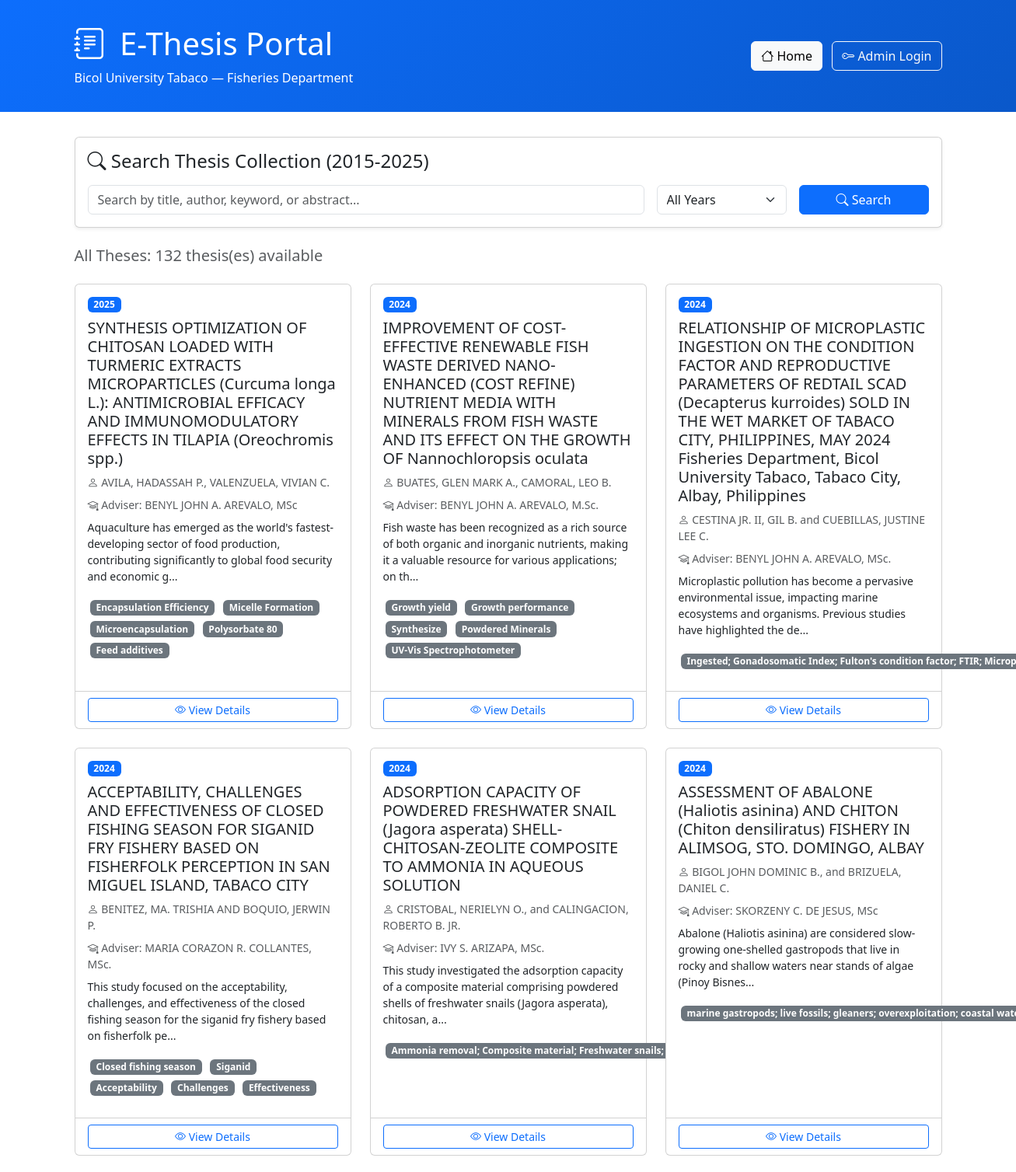
The page / (upper part) on the database its author committed.
### tables this page shows
CREATE TABLE theses (
        id INTEGER PRIMARY KEY AUTOINCREMENT,
        title TEXT NOT NULL,
        authors TEXT NOT NULL,
        year INTEGER NOT NULL,
        adviser TEXT NOT NULL,
        abstract TEXT NOT NULL,
        keywords TEXT NOT NULL,
        pdf_filename TEXT,
        created_at TIMESTAMP DEFAULT CURRENT_TIMESTAMP
    );

### main.py (the view)
@app.route('/')
def home():
    search_query = request.args.get('search', '')
    year_filter = request.args.get('year', '')
    conn = sqlite3.connect('thesis_portal.db')
    c = conn.cursor()
    if search_query or year_filter:
        query = """SELECT * FROM theses WHERE
                   (title LIKE ? OR authors LIKE ? OR keywords LIKE ? OR abstract LIKE ?)"""
        params = [f'%{search_query}%'] * 4
        if year_filter:
            query += " AND year = ?"
            params.append(year_filter)
        query += " ORDER BY year DESC, title ASC"
        c.execute(query, params)
    else:
        c.execute("SELECT * FROM theses ORDER BY year DESC, title ASC")
    theses = c.fetchall()
    c.execute("SELECT DISTINCT year FROM theses ORDER BY year DESC")
    available_years = [row[0] for row in c.fetchall()]
    conn.close()
    return render_template('home.html', theses=theses, search_query=search_query,
                           year_filter=year_filter, available_years=available_years)

### templates/home.html (shortened to what this page needs)
{% extends "base.html" %}
{% block content %}
<div class="row mb-4">
    <div class="col-12">
        <div class="card shadow-sm">
            <div class="card-body">
                <h4 class="card-title mb-3">
                    <i class="bi bi-search"></i> Search Thesis Collection (2015-2025)
                </h4>
                <form method="GET" action="{{ url_for('home') }}" class="row g-3">
                    <div class="col-md-8">
                        <input type="text"
                               class="form-control"
                               name="search"
                               placeholder="Search by title, author, keyword, or abstract..."
                               value="{{ search_query }}">
                    </div>
                    <div class="col-md-2">
                        <select class="form-select" name="year">
                            <option value="">All Years</option>
                        </select>
                    </div>
                    <div class="col-md-2">
                        <button type="submit" class="btn btn-primary w-100">
                            <i class="bi bi-search"></i> Search
                        </button>
                    </div>
                </form>
            </div>
        </div>
    </div>
</div>
<div class="row mb-3">
    <div class="col-12">
        <h5 class="text-muted">
            {% if search_query or year_filter %}
                Search Results: {{ theses|length }} thesis(es) found
            {% else %}
                All Theses: {{ theses|length }} thesis(es) available
            {% endif %}
        </h5>
    </div>
</div>
{% if theses %}
    <div class="row row-cols-1 row-cols-md-2 row-cols-lg-3 g-4">
        {% for thesis in theses %}
        <div class="col">
            <div class="card thesis-card h-100">
                <div class="card-body">
                    <div class="d-flex justify-content-between align-items-start mb-2">
                        <span class="badge bg-primary">{{ thesis[3] }}</span>
                    </div>
                    <h5 class="card-title">{{ thesis[1] }}</h5>
                    <p class="card-text text-muted small mb-2">
                        <i class="bi bi-person"></i> {{ thesis[2] }}
                    </p>
                    <p class="card-text text-muted small mb-2">
                        <i class="bi bi-mortarboard"></i> Adviser: {{ thesis[4] }}
                    </p>
                    <p class="card-text small">
                        {{ thesis[5][:150] }}{% if thesis[5]|length > 150 %}...{% endif %}
                    </p>
                    <div class="mb-2">
                        {% for keyword in thesis[6].split(',') %}
                            <span class="badge bg-secondary keyword-badge">{{ keyword.strip() }}</span>
                        {% endfor %}
                    </div>
                </div>
                <div class="card-footer bg-transparent">
                    <a href="{{ url_for('view_thesis', thesis_id=thesis[0]) }}" class="btn btn-outline-primary btn-sm w-100">
                        <i class="bi bi-eye"></i> View Details
                    </a>
                </div>
            </div>
        </div>
        {% endfor %}
    </div>
{% else %}
    <div class="alert alert-info text-center" role="alert">
        <i class="bi bi-info-circle me-2"></i>
        No theses found. {% if search_query or year_filter %}Try adjusting your search criteria.{% else %}The database is empty.{% endif %}
    </div>
{% endif %}
{% endblock %}

### templates/base.html (shortened to what this page needs)
<!DOCTYPE html>
<html lang="en">
<head>
    <link href="https://cdn.jsdelivr.net/npm/bootstrap@5.3.0/dist/css/bootstrap.min.css" rel="stylesheet">
    <link rel="stylesheet" href="https://cdn.jsdelivr.net/npm/bootstrap-icons@1.11.0/font/bootstrap-icons.css">
</head>
<body>
    <div class="header-bg">
        <div class="container">
            <div class="row align-items-center">
                <div class="col-md-8">
                    <h1 class="mb-0">
                        <i class="bi bi-journal-text me-2"></i>
                        E-Thesis Portal
                    </h1>
                    <p class="mb-0 mt-2">Bicol University Tabaco — Fisheries Department</p>
                </div>
                <div class="col-md-4 text-md-end mt-3 mt-md-0">
                    {% if current_user.is_authenticated %}
                        <a href="{{ url_for('dashboard') }}" class="btn btn-light me-2">
                            <i class="bi bi-speedometer2"></i> Dashboard
                        </a>
                        <a href="{{ url_for('logout') }}" class="btn btn-outline-light">
                            <i class="bi bi-box-arrow-right"></i> Logout
                        </a>
                    {% else %}
                        <a href="{{ url_for('home') }}" class="btn btn-light me-2">
                            <i class="bi bi-house"></i> Home
                        </a>
                        <a href="{{ url_for('login') }}" class="btn btn-outline-light">
                            <i class="bi bi-key"></i> Admin Login
                        </a>
                    {% endif %}
                </div>
            </div>
        </div>
    </div>
    <div class="container main-content">
        {% block content %}{% endblock %}
    </div>
</body>
</html>

### templates/base.html (style rules this page uses)
body { display: flex; flex-direction: column; min-height: 100vh; }
.main-content { flex: 1; }
.header-bg { background: linear-gradient(135deg, #0d6efd 0%, #0a58ca 100%); color: white; padding: 2rem 0; margin-bottom: 2rem; }
.thesis-card { transition: transform 0.2s; height: 100%; }
.keyword-badge { margin: 0.2rem; }

### rows shown on the page
theses: year "2025", title "SYNTHESIS OPTIMIZATION OF CHITOSAN LOADED WITH TURMERIC EXTRACTS MICROPARTICLES (Curcuma longa L.): ANTIMICROBIAL EFFICACY AND IMMUNOMODULATORY EFFECTS IN TILAPIA (Oreochromis spp.)", authors "AVILA, HADASSAH P., VALENZUELA, VIVIAN C.", adviser "BENYL JOHN A. AREVALO, MSc", abstract "Aquaculture has emerged as the world's fastest-developing sector of food production, contributing significantly to global food security and economic g", strip "Encapsulation Efficiency" "Micelle Formation" "Microencapsulation" "Polysorbate 80" "Feed additives"
theses: year "2024", title "IMPROVEMENT OF COST-EFFECTIVE RENEWABLE FISH WASTE DERIVED NANO-ENHANCED (COST REFINE) NUTRIENT MEDIA WITH MINERALS FROM FISH WASTE AND ITS EFFECT ON THE GROWTH OF Nannochloropsis oculata", authors "BUATES, GLEN MARK A., CAMORAL, LEO B.", adviser "BENYL JOHN A. AREVALO, M.Sc.", abstract "Fish waste has been recognized as a rich source of both organic and inorganic nutrients, making it a valuable resource for various applications; on th", strip "Growth yield" "Growth performance" "Synthesize" "Powdered Minerals" "UV-Vis Spectrophotometer"
theses: year "2024", title "RELATIONSHIP OF MICROPLASTIC INGESTION ON THE CONDITION FACTOR AND REPRODUCTIVE PARAMETERS OF REDTAIL SCAD (Decapterus kurroides) SOLD IN THE WET MARKET OF TABACO CITY, PHILIPPINES, MAY 2024 Fisheries Department, Bicol University Tabaco, Tabaco City, Albay, Philippines", authors "CESTINA JR. II, GIL B. and CUEBILLAS, JUSTINE LEE C.", adviser "BENYL JOHN A. AREVALO, MSc.", abstract "Microplastic pollution has become a pervasive environmental issue, impacting marine ecosystems and organisms. Previous studies have highlighted the de", strip "Ingested; Gonadosomatic Index; Fulton's condition factor; FTIR;…"
theses: year "2024", title "ACCEPTABILITY, CHALLENGES AND EFFECTIVENESS OF CLOSED FISHING SEASON FOR SIGANID FRY FISHERY BASED ON FISHERFOLK PERCEPTION IN SAN MIGUEL ISLAND, TABACO CITY", authors "BENITEZ, MA. TRISHIA AND BOQUIO, JERWIN P.", adviser "MARIA CORAZON R. COLLANTES, MSc.", abstract "This study focused on the acceptability, challenges, and effectiveness of the closed fishing season for the siganid fry fishery based on fisherfolk pe", strip "Closed fishing season" "Siganid" "Acceptability" "Challenges" "Effectiveness"
theses: year "2024", title "ADSORPTION CAPACITY OF POWDERED FRESHWATER SNAIL (Jagora asperata) SHELL-CHITOSAN-ZEOLITE COMPOSITE TO AMMONIA IN AQUEOUS SOLUTION", authors "CRISTOBAL, NERIELYN O., and CALINGACION, ROBERTO B. JR.", adviser "IVY S. ARIZAPA, MSc.", abstract "This study investigated the adsorption capacity of a composite material comprising powdered shells of freshwater snails (Jagora asperata), chitosan, a", strip "Ammonia removal; Composite material; Freshwater snails; Chitosan; Zeolite nanoparticles"
theses: year "2024", title "ASSESSMENT OF ABALONE (Haliotis asinina) AND CHITON (Chiton densiliratus) FISHERY IN ALIMSOG, STO. DOMINGO, ALBAY", authors "BIGOL JOHN DOMINIC B., and BRIZUELA, DANIEL C.", adviser "SKORZENY C. DE JESUS, MSc", abstract "Abalone (Haliotis asinina) are considered slow-growing one-shelled gastropods that live in rocky and shallow waters near stands of algae (Pinoy Bisnes", strip "marine gastropods; live fossils; gleaners; overexploitation; coastal…"

### other values the page prints
{{ theses|length }} "132"
